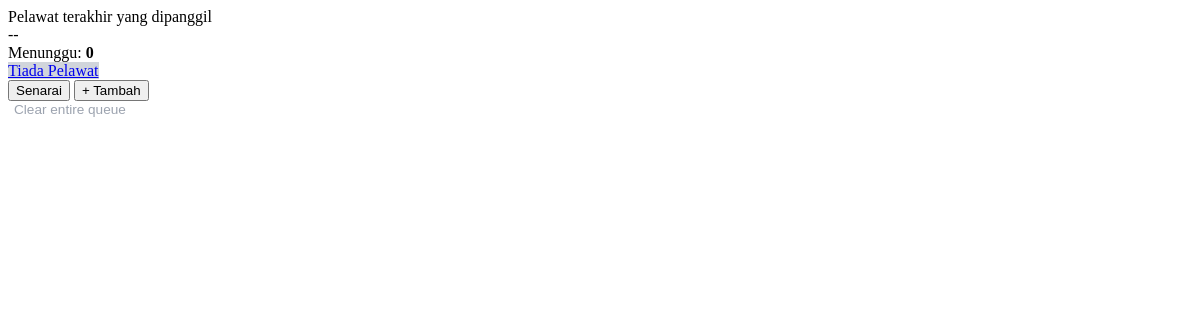
Before: /q/e34f76f6-3da0-439d-a901-6b6a148072ad/updates/ with the older database file.
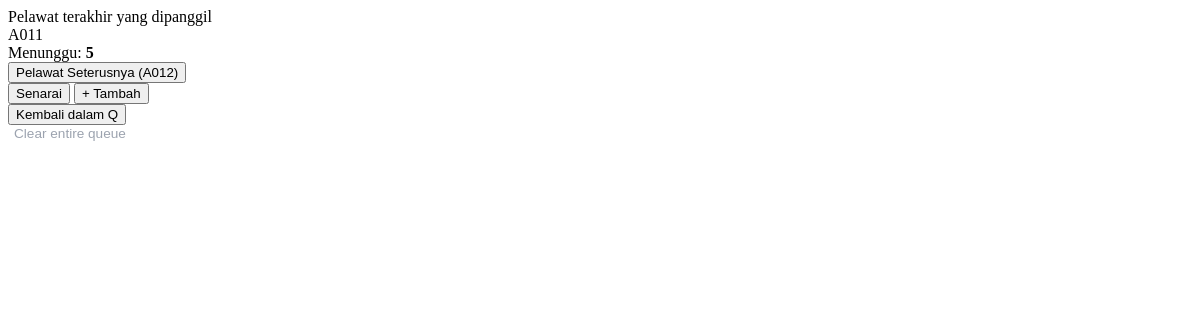
After: the same page with the newer database file.
### queues/models.py (models this page shows, shortened)
class Visitor(models.Model):
    queue = models.ForeignKey(Queue, on_delete=models.CASCADE, related_name='visitors')
    name = models.CharField(max_length=100)
    number = models.IntegerField() # Nombor giliran (101, 102...)
    joined_at = models.DateTimeField(auto_now_add=True)
    STATUS_CHOICES = [
        ('WAITING', 'Waiting'),
        ('SERVING', 'Serving'),
        ('COMPLETED', 'Completed'),
    ]
    status = models.CharField(max_length=20, choices=STATUS_CHOICES, default='WAITING')
    is_returned = models.BooleanField(default=False)
    is_invited = models.BooleanField(default=False)
    SERVICE_CHOICES = [
        ('A', 'Pendaftaran'),
        ('B', 'Pembayaran'),
        ('C', 'Pertanyaan'),
    ]
    service_type = models.CharField(max_length=1, choices=SERVICE_CHOICES, default='A')
    @property
    def ticket_number(self):
        return f"{self.service_type}{self.number:03d}"

### queues/views.py (the view)
# urls.py: path('q/<slug:slug>/updates/', views.get_admin_updates, name='get_admin_updates'),
def get_admin_updates(request, slug):
    queue = get_object_or_404(Queue, slug=slug)
    current_serving = Visitor.objects.filter(queue=queue, status='SERVING').first()
    all_waiting_visitors = Visitor.objects.filter(queue=queue, status='WAITING') \
                                          .order_by('is_returned', 'id')
    waiting_count = all_waiting_visitors.count()
    next_visitor = all_waiting_visitors.first()
    context = {
        'queue': queue,
        'current_serving': current_serving,
        'all_waiting_visitors': all_waiting_visitors,
        'waiting_count': waiting_count,
        'next_visitor': next_visitor,
    }
    return render(request, 'queues/partials/admin_board.html', context)

### queues/templates/queues/partials/admin_board.html
<div id="status-card-area" class="status-card" hx-swap-oob="true">
    <div class="status-label">Pelawat terakhir yang dipanggil</div>
    <div class="status-number" id="display-number">
        {% if current_serving %}
            {{ current_serving.ticket_number }}
        {% else %}
            --
        {% endif %}
    </div>
    <div class="status-sub">
        Menunggu: <strong>{{ waiting_count }}</strong>
    </div>
</div>
<div id="controls-area" class="controls-area" hx-swap-oob="true">
    {% if next_visitor %}
        <button
            hx-get="{% url 'call_next' queue.slug %}"
            hx-swap="none"
            class="btn-app btn-primary-app">
            Pelawat Seterusnya ({{ next_visitor.ticket_number }})
        </button>
    {% else %}
        <a href="#" class="btn-app btn-primary-app disabled" style="background-color: #d1d5db; pointer-events: none;">
            Tiada Pelawat
        </a>
    {% endif %}
    <div class="action-grid">
        <button onclick="openNumberModal()" class="btn-app btn-secondary-app">Senarai</button>
        <button onclick="openAddModal()" class="btn-app btn-secondary-app">+ Tambah</button>
    </div>
    {% if current_serving %}
    <button onclick="showConfirmModal('{{ current_serving.id }}', '{{ current_serving.ticket_number }}')" class="btn-app btn-secondary-app text-danger border-danger">
        Kembali dalam Q
    </button>
    {% endif %}
    <div class="text-center mt-2">
        <button onclick="openRemoveModal()" style="background:none; border:none; color:#9ca3af; font-size:0.85rem; cursor:pointer;">
            Clear entire queue
        </button>
    </div>
</div>

Changed rows visible on the page:
added Visitor: ticket_number "A011"
added Visitor: ticket_number "A012"
Other visible differences:
{{ waiting_count }}: "0" → "5"
text no longer shown: "-- Tiada Pelawat"
text now shown: "Pelawat Seterusnya ( ) Kembali dalam Q"
